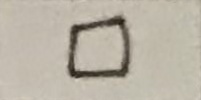
#> input picture Training/Dataset/symbols/box/Cell_24_Test_13.jpg, 201 x 100 px; its folder holds only this picture in this run
$ python Training.py
#> lines starting #> are read from the running program, lines starting #| are printed output that depends on the picture

import os
import cv2
from sklearn.svm import LinearSVC
from skimage.feature import hog
import joblib

images = []
labels = []

# get all the image folder paths
image_paths = os.listdir("../Dataset/symbols")

for path in image_paths:
	# get all the image names
	all_images = os.listdir(f"../Dataset/symbols/{path}")

	# iterate over the image names, get the label
	for image in all_images:
		image_path = f"../Dataset/symbols/{path}/{image}"
		image = cv2.imread(image_path, cv2.IMREAD_GRAYSCALE)
#> image: shape (100, 201); min 32, max 208, mean 179.8
		image = cv2.resize(image, (128, 256))
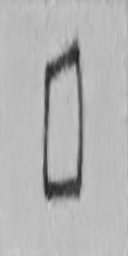
#> image: shape (256, 128); min 34, max 204, mean 179.7

		# get the HOG descriptor for the image
		hog_desc = hog(image, orientations=9, pixels_per_cell=(8, 8),
				cells_per_block=(2, 2), transform_sqrt=True, block_norm='L2-Hys')
#> hog_desc = 16740 values, max 0.715 at index 13320, min 0 at index 21, mean 0.106

		# update the data and labels
		images.append(hog_desc)
		labels.append(path)
#> pass 2 of the loop `for path in image_paths:`:
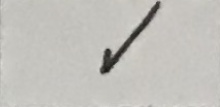
#> input picture Training/Dataset/symbols/correct/Cell_73_Test_11.jpg, 220 x 107 px
#> `image = cv2.resize(image, (128, 256))`:
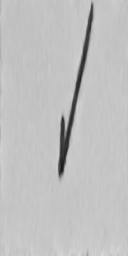
#> image: shape (256, 128); min 26, max 218, mean 192.3
#> hog_desc = 16740 values, max 0.787 at index 11628, min 0 at index 5, mean 0.11


# train Linear SVC
print('Training on train images...')
svm_model = LinearSVC(random_state=42, tol=1e-5)
svm_model.fit(images, labels)

# save the model
joblib.dump(svm_model, "HOG_Model.npy")
